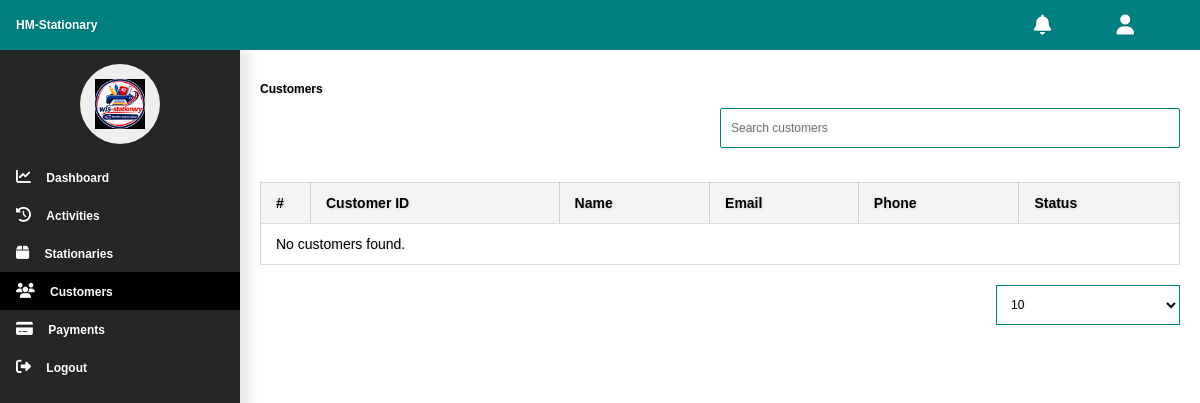
Page /stationary/admin/customers/ (signed in) on the earlier database version.
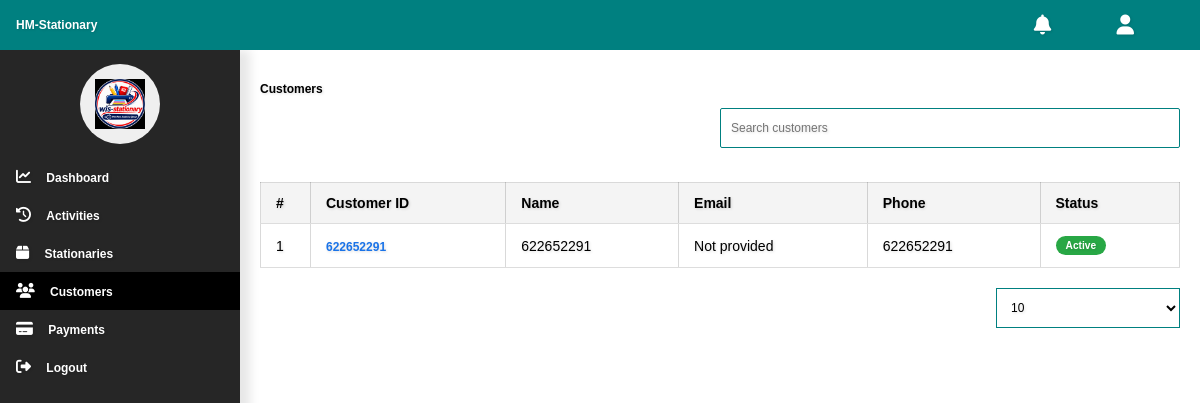
Same page on the later database version.
### stationary_system/models/accounts.py (models this page shows, shortened)
class CustomUser(AbstractUser):
    phone = models.CharField(max_length=20, blank=True, null=True)
    stationary_id = models.CharField(max_length=20, blank=True, null=True)

### stationary_system/views/admin_views/customers.py (the view)
# urls.py: path('stationary/admin/customers/', customers.admin_customers, name='admin_customers'),
@login_required(login_url='login_page_admin')
def admin_customers(request):
    search_query = request.GET.get('search', '')
    customer_group = Group.objects.get(name='customer')
    customers = CustomUser.objects.filter(groups=customer_group).order_by('id')
    if search_query:
        customers = customers.filter(
            Q(username__icontains=search_query) |
            Q(email__icontains=search_query) |
            Q(phone__icontains=search_query)
        )
    return render(request, 'admin/customers.html', {
        'customers': customers,
        'search_query': search_query,
    })

### stationary_system/templates/admin/customers.html (shortened to what the changed rows need)
{% load static %}
<!DOCTYPE html>
<html lang="en">
<head>
    <link rel="stylesheet" href="https://cdnjs.cloudflare.com/ajax/libs/font-awesome/6.4.0/css/all.min.css">
    <link rel="stylesheet" href="{% static 'admin_css/dashboard.css' %}">
    <link rel="stylesheet" href="{% static 'admin_css/activities.css' %}">
</head>
<body>
    <div class="row-holder-1">
        <div class="content-holder-4">
            <div class="dash-content-5">
                <br>
                <div class="table-holder-9">
                    <table class="table-9" id="customers-table">
                        <thead>
                            <tr>
                                <th class="index-9">#</th>
                                <th>Customer ID</th>
                                <th>Name</th>
                                <th>Email</th>
                                <th>Phone</th>
                                <th>Status</th>
                            </tr>
                        </thead>
                        <tbody>
                            {% for customer in customers %}
                            <tr>
                                <td class="index-9">{{ forloop.counter }}</td>
                                <td>
                                    <a href="{% url 'preview_customer' customer.id %}" class="activity-link-9">
                                        {{ customer.username }}
                                    </a>
                                </td>
                                <td>{{ customer.get_full_name|default:customer.username }}</td>
                                <td>{{ customer.email|default:"Not provided" }}</td>
                                <td>{{ customer.phone|default:"-" }}</td>
                                <td>
                                    {% if customer.is_active %}
                                    <span class="status-badge active">Active</span>
                                    {% else %}
                                    <span class="status-badge inactive">Inactive</span>
                                    {% endif %}
                                </td>
                            </tr>
                            {% empty %}
                            <tr>
                                <td colspan="6">No customers found.</td>
                            </tr>
                            {% endfor %}
                        </tbody>
                    </table>
                </div>
            </div>
        </div>
    </div>
</body>
</html>

Differences in the rows shown:
added CustomUser: username "622652291", get_full_name "622652291", email "Not provided", phone "622652291", is_active "Active"
Other differences:
text no longer shown: "No customers found."
